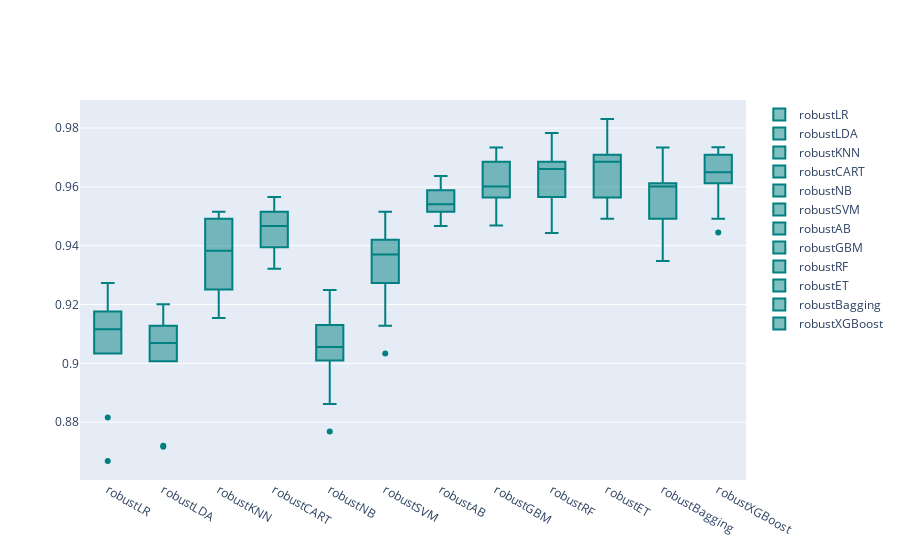

Write notebook code for a chart like this one.
### Code cell
models = GetScaledModel('robust')
names,results = BasedLine2(X_train, y_train,models)
PlotBoxR().PlotResult(names,results)

scaledScoreMinMax = ScoreDataFrame(names,results)
compareModels = pd.concat([basedLineScore,
                           scaledScoreStandard,
                          scaledScoreMinMax], axis=1)
compareModels

### Figure 1 — Plotly figure (JSON) as saved in the notebook; plotly's stock layout.template omitted (floating-point values rounded to 4 significant figures)
{"data": [{"marker": {"color": "rgb(0, 128, 128)"}, "name": "robustLR", "type": "box", "y": [0.9034, 0.9179, 0.8816, 0.8668, 0.9274, 0.908, 0.908, 0.9177, 0.9153, 0.9177]}, {"marker": {"color": "rgb(0, 128, 128)"}, "name": "robustLDA", "type": "box", "y": [0.9058, 0.901, 0.872, 0.8717, 0.9201, 0.9007, 0.9104, 0.908, 0.9128, 0.9153]}, {"marker": {"color": "rgb(0, 128, 128)"}, "name": "robustKNN", "type": "box", "y": [0.9493, 0.9251, 0.9155, 0.9225, 0.9298, 0.9467, 0.9467, 0.9516, 0.9298, 0.9492]}, {"marker": {"color": "rgb(0, 128, 128)"}, "name": "robustCART", "type": "box", "y": [0.9565, 0.9444, 0.9324, 0.9395, 0.9467, 0.9516, 0.9322, 0.9467, 0.9467, 0.9564]}, {"marker": {"color": "rgb(0, 128, 128)"}, "name": "robustNB", "type": "box", "y": [0.913, 0.901, 0.8768, 0.8862, 0.9104, 0.9056, 0.9249, 0.9056, 0.9056, 0.9177]}, {"marker": {"color": "rgb(0, 128, 128)"}, "name": "robustSVM", "type": "box", "y": [0.942, 0.9348, 0.9034, 0.9128, 0.937, 0.9274, 0.9516, 0.9443, 0.937, 0.9395]}, {"marker": {"color": "rgb(0, 128, 128)"}, "name": "robustAB", "type": "box", "y": [0.9589, 0.9565, 0.9541, 0.9492, 0.9467, 0.9637, 0.954, 0.9516, 0.9516, 0.9588]}, {"marker": {"color": "rgb(0, 128, 128)"}, "name": "robustGBM", "type": "box", "y": [0.9614, 0.9686, 0.9469, 0.9492, 0.9588, 0.9734, 0.9588, 0.9637, 0.9564, 0.9685]}, {"marker": {"color": "rgb(0, 128, 128)"}, "name": "robustRF", "type": "box", "y": [0.9662, 0.9783, 0.9565, 0.9443, 0.9685, 0.9758, 0.9661, 0.9661, 0.9564, 0.9661]}, {"marker": {"color": "rgb(0, 128, 128)"}, "name": "robustET", "type": "box", "y": [0.9686, 0.971, 0.9517, 0.9492, 0.9564, 0.9831, 0.9685, 0.9661, 0.9685, 0.9709]}, {"marker": {"color": "rgb(0, 128, 128)"}, "name": "robustBagging", "type": "box", "y": [0.9589, 0.9686, 0.9348, 0.9395, 0.9613, 0.9734, 0.9492, 0.9613, 0.954, 0.9613]}, {"marker": {"color": "rgb(0, 128, 128)"}, "name": "robustXGBoost", "type": "box", "y": [0.9638, 0.9734, 0.9444, 0.9492, 0.9661, 0.9734, 0.9613, 0.9661, 0.9613, 0.9709]}], "layout": {}}
